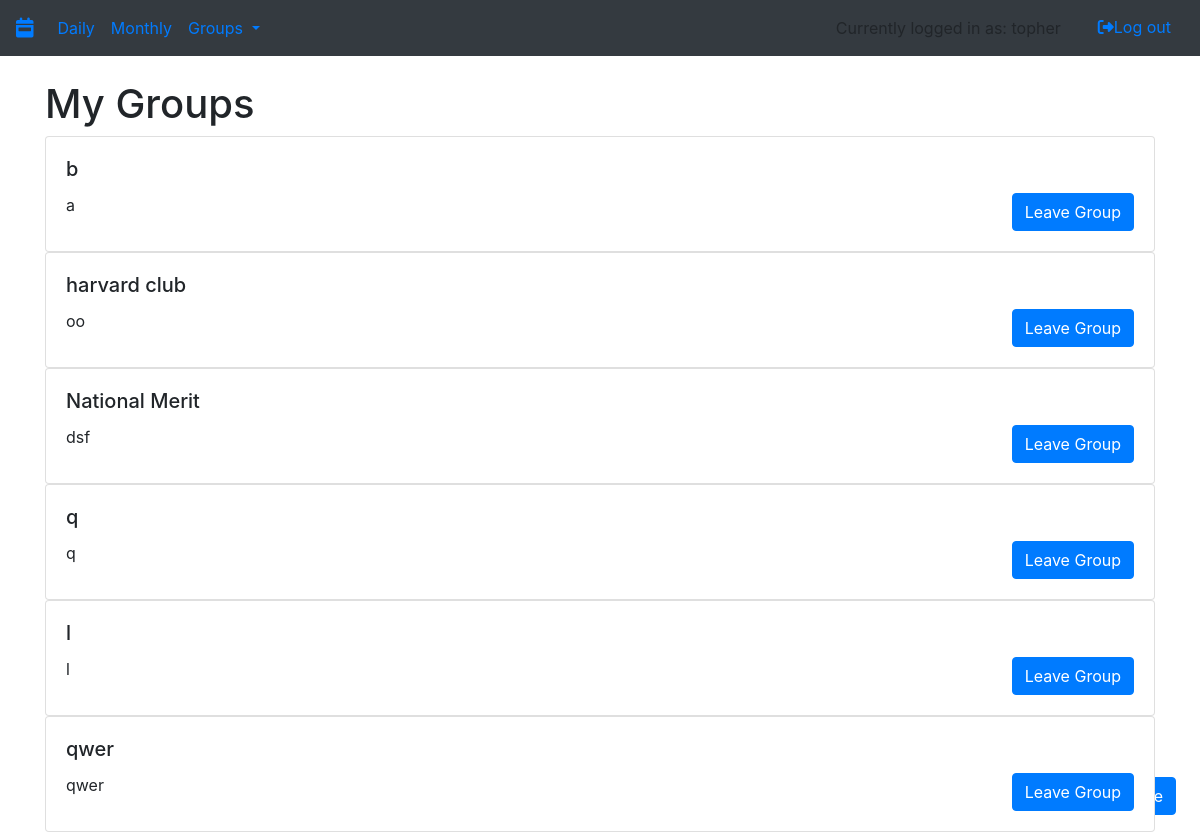
Page /myGroups (signed in) on the committed database.
### app/utl/models.py (models this page shows, shortened)
class User(db.Model, UserMixin):
    id = db.Column(db.Integer, primary_key=True)
    username = db.Column(db.String(80), unique=True, nullable=False)
    password = db.Column(db.String(80), nullable=False)
    tasks = db.relationship('Task', backref='user') #whenever you create a task, append it to user.tasks
    admin_groups = db.relationship('Group', backref='user') #whenever you create a group, append it to the users admin groups who created it
    groups = association_proxy('groupownership', #whenever a user joins a group, append it to their groups
                              'group',
                              creator=lambda c: GroupLinks(id, c.id))
    requests = association_proxy('requestownership', #whenever a user joins a group, append it to their groups
                              'group',
                              creator=lambda c: RequestLinks(id, c.id))

class Group(db.Model):
    id = db.Column(db.Integer, primary_key=True)
    admin_id = db.Column(db.Integer, db.ForeignKey('user.id'))
    name = db.Column(db.String(80), unique=True, nullable=False)
    description = db.Column(db.String(80), nullable=False)
    private = db.Column(db.Boolean)
    tasks = db.relationship('Task', backref='group')
    users = association_proxy('groupownership',
                              'user',
                              creator=lambda u: GroupLinks(u.id, id))
    requesters = association_proxy('requestownership',
                                   'user',
                                    creator=lambda u: RequestLinks(u.id, id))

### app/app.py (the view)
@login_required
@app.route('/myGroups', methods=['GET', 'POST'])
def myGroups():
    print(current_user.username)
    print(current_user.groups)
    return render_template('mygroups.html',
                           groups=current_user.groups)

### app/app.py (called while the page is built)
@login_manager.user_loader
def load_user(user_id):
    return User.query.get(user_id)

### app/templates/mygroups.html
{% extends "base.html" %}
{% block content %}
    {% if current_user.is_authenticated %}
    <div class="container">
      <div class="row">
        <div class="col-sm">
        <h1>My Groups</h1>
        </div>
      </div>
        {% for group in groups %}
          {% if group is not none%}
          <div class = "row">
            <div class="col-sm">
              <div class="card" style="width: 50 rem;">
                  <div class="card-body">
                      <h5 class="card-title">{{group.name}}</h5>
                      <form action="{{ url_for('leaveGroup',group_id = group.id) }}" method = "post">
                        <button class="btn btn-primary float-right" type="submit">Leave Group</button>
                      </form>
                      <p class="card-text">{{group.description}}</p>
                  </div>
              </div>
            </div>
          </div>
          {% endif %}
        {% endfor %}
      </div>
    {% endif %}
{% endblock %}

### app/templates/base.html (shortened to what this page needs)
{% from "macros/render_flashes.html" import render_flashes %}
<!DOCTYPE html>
<html lang="en">
<head>
    <link rel="stylesheet" href="https://stackpath.bootstrapcdn.com/bootstrap/4.3.1/css/bootstrap.min.css"
>
    <link rel="stylesheet" href="https://stackpath.bootstrapcdn.com/bootstrap/4.3.1/css/bootstrap.min.css"
>
</head>
<body>
<nav class="navbar navbar-expand-sm bg-dark">
    <div class="navbar-header">
        <a class="navbar-brand" href="/"><i class="fas fa-calendar-week"></i></a>
    </div>
    {% if current_user.is_authenticated %}
    <ul class="navbar-nav mr-auto">
        <li class="nav-item">
            <a class="nav-link" href="{{ url_for('day') }}">Daily</a>
        </li>
        <li class="nav-item">
            <a class="nav-link" href="{{ url_for('month') }}">Monthly</a>
        </li>
        <li class="nav-item dropdown">
            <a class="nav-link dropdown-toggle" href="#" id="navbardrop" data-toggle="dropdown">
                Groups
            </a>
        </li>
    </ul>
    <div class="nav navbar-nav ml-auto">
            <li class="navbar-text mr-4">
              {% if current_user is not none %}
                  Currently logged in as: {{ current_user.username }}
              {% endif %}
            </li>
            <li><a href="{{ url_for('logout') }}">
                <button class="btn btn-link"><i
                        class="fas fa-sign-out-alt"></i>Log out
                </button>
            </a></li>
    </div>
    {% endif %}
</nav>
{{ render_flashes() }}
{% if current_user.is_authenticated %}
  <div id="form button" style="position: fixed; bottom: 2%; right: 2%;">
      <button class="btn btn-primary" role="button" data-toggle="popover" data-trigger="focus"
              data-html="true" data-placement="top" title="Create New">
      </button>
  </div>
{% endif %}
{% block content %}
{% endblock content %}
</body>
</html>

### rows in the picture
User: username "topher"
Group: name "b", description "a"
Group: name "harvard club", description "oo"
Group: name "National Merit", description "dsf"
Group: name "q", description "q"
Group: name "l", description "l"
Group: name "qwer", description "qwer"
